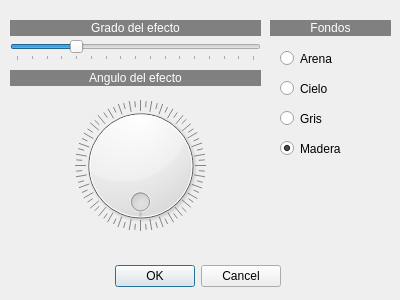
<?xml version="1.0" encoding="UTF-8"?>
<ui version="4.0">
 <class>Bajorrelieve</class>
 <widget class="QDialog" name="Bajorrelieve">
  <property name="geometry">
   <rect>
    <x>0</x>
    <y>0</y>
    <width>400</width>
    <height>300</height>
   </rect>
  </property>
  <property name="windowTitle">
   <string>Efecto de bajorrelieve</string>
  </property>
  <widget class="QDialogButtonBox" name="buttonBox">
   <property name="geometry">
    <rect>
     <x>-60</x>
     <y>260</y>
     <width>341</width>
     <height>32</height>
    </rect>
   </property>
   <property name="orientation">
    <enum>Qt::Horizontal</enum>
   </property>
   <property name="standardButtons">
    <set>QDialogButtonBox::Cancel|QDialogButtonBox::Ok</set>
   </property>
  </widget>
  <widget class="QSlider" name="horizontalSlider">
   <property name="geometry">
    <rect>
     <x>10</x>
     <y>40</y>
     <width>251</width>
     <height>21</height>
    </rect>
   </property>
   <property name="minimum">
    <number>0</number>
   </property>
   <property name="maximum">
    <number>400</number>
   </property>
   <property name="pageStep">
    <number>16</number>
   </property>
   <property name="value">
    <number>100</number>
   </property>
   <property name="orientation">
    <enum>Qt::Horizontal</enum>
   </property>
   <property name="tickPosition">
    <enum>QSlider::TicksBelow</enum>
   </property>
   <property name="tickInterval">
    <number>25</number>
   </property>
  </widget>
  <widget class="QLabel" name="label">
   <property name="geometry">
    <rect>
     <x>10</x>
     <y>20</y>
     <width>251</width>
     <height>16</height>
    </rect>
   </property>
   <property name="styleSheet">
    <string notr="true">background-color: rgb(128, 128, 128);
color: rgb(255, 255, 255);</string>
   </property>
   <property name="text">
    <string>Grado del efecto</string>
   </property>
   <property name="alignment">
    <set>Qt::AlignCenter</set>
   </property>
  </widget>
  <widget class="QLabel" name="label_2">
   <property name="geometry">
    <rect>
     <x>10</x>
     <y>70</y>
     <width>251</width>
     <height>16</height>
    </rect>
   </property>
   <property name="styleSheet">
    <string notr="true">background-color: rgb(128, 128, 128);
color: rgb(255, 255, 255);</string>
   </property>
   <property name="text">
    <string>Angulo del efecto</string>
   </property>
   <property name="alignment">
    <set>Qt::AlignCenter</set>
   </property>
  </widget>
  <widget class="QDial" name="dial">
   <property name="geometry">
    <rect>
     <x>70</x>
     <y>100</y>
     <width>141</width>
     <height>131</height>
    </rect>
   </property>
   <property name="maximum">
    <number>360</number>
   </property>
   <property name="wrapping">
    <bool>true</bool>
   </property>
   <property name="notchTarget">
    <double>5.000000000000000</double>
   </property>
   <property name="notchesVisible">
    <bool>true</bool>
   </property>
  </widget>
  <widget class="QLabel" name="label_3">
   <property name="geometry">
    <rect>
     <x>270</x>
     <y>20</y>
     <width>121</width>
     <height>16</height>
    </rect>
   </property>
   <property name="styleSheet">
    <string notr="true">background-color: rgb(128, 128, 128);
color: rgb(255, 255, 255);</string>
   </property>
   <property name="text">
    <string>Fondos</string>
   </property>
   <property name="alignment">
    <set>Qt::AlignCenter</set>
   </property>
  </widget>
  <widget class="QRadioButton" name="radioButton">
   <property name="geometry">
    <rect>
     <x>280</x>
     <y>50</y>
     <width>82</width>
     <height>17</height>
    </rect>
   </property>
   <property name="text">
    <string>Arena</string>
   </property>
  </widget>
  <widget class="QRadioButton" name="radioButton_2">
   <property name="geometry">
    <rect>
     <x>280</x>
     <y>80</y>
     <width>82</width>
     <height>17</height>
    </rect>
   </property>
   <property name="text">
    <string>Cielo</string>
   </property>
  </widget>
  <widget class="QRadioButton" name="radioButton_3">
   <property name="geometry">
    <rect>
     <x>280</x>
     <y>110</y>
     <width>82</width>
     <height>17</height>
    </rect>
   </property>
   <property name="text">
    <string>Gris</string>
   </property>
  </widget>
  <widget class="QRadioButton" name="radioButton_4">
   <property name="geometry">
    <rect>
     <x>280</x>
     <y>140</y>
     <width>82</width>
     <height>17</height>
    </rect>
   </property>
   <property name="text">
    <string>Madera</string>
   </property>
   <property name="checked">
    <bool>true</bool>
   </property>
  </widget>
 </widget>
 <resources/>
 <connections>
  <connection>
   <sender>buttonBox</sender>
   <signal>accepted()</signal>
   <receiver>Bajorrelieve</receiver>
   <slot>accept()</slot>
   <hints>
    <hint type="sourcelabel">
     <x>248</x>
     <y>254</y>
    </hint>
    <hint type="destinationlabel">
     <x>157</x>
     <y>274</y>
    </hint>
   </hints>
  </connection>
  <connection>
   <sender>buttonBox</sender>
   <signal>rejected()</signal>
   <receiver>Bajorrelieve</receiver>
   <slot>reject()</slot>
   <hints>
    <hint type="sourcelabel">
     <x>316</x>
     <y>260</y>
    </hint>
    <hint type="destinationlabel">
     <x>286</x>
     <y>274</y>
    </hint>
   </hints>
  </connection>
 </connections>
</ui>
